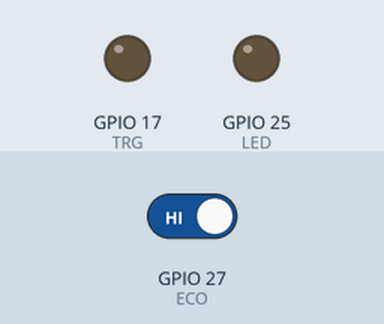
The program below on a simulated Raspberry Pi (BCM pin numbers). Shown: output pins drawn as LEDs (lit = HIGH). Inputs (shaded band) come from the test bench; at power-on: GPIO 27 (ECO) HIGH. The clock reads 2024-03-15 10:24:30 at power-on unless the program sets it.

Above: at 1.2 s.
1.3 s: GPIO 27 (ECO) driven LOW
Timing chart, 0 to 4.3 s (numbered marks = the images above; inputs shaded):
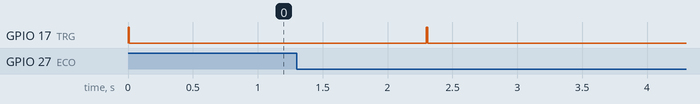

The program:

Task_7.3D.py
```python
import RPi.GPIO as GPIO
import time


GPIO.setmode(GPIO.BCM)
GPIO.setwarnings(False)


TRG = 17
ECO = 27
LED = 25


GPIO.setup(TRG,GPIO.OUT)
GPIO.setup(ECO,GPIO.IN)
GPIO.setup(LED,GPIO.OUT)


PWM = GPIO.PWM(LED,80)
PWM.start(0);


def Dist():


    GPIO.output(TRG, True)
    time.sleep(0.01)


    GPIO.output(TRG,False)


    StartTime = time.time()
    StopTime = time.time()


    while GPIO.input(ECO) == 0:
        StartTime = time.time()

    while GPIO.input(ECO) == 1:
        StopTime = time.time()


    TimeElapsed = StopTime - StartTime

    Dist  = (TimeElapsed * 34300)/2


    if(Dist <=40):
        PWM.ChangeDutyCycle(100 - Dist * 2)

        time.sleep(0.7)

    else:
        PWM.ChangeDutyCycle(0)

        time.sleep(1)

if __name__=='__main__':

    try:
        while True:
            Dist()


    except KeyboardInterrupt:

        PWM.stop()
        GPIO.cleanup()
    
```

Measured:
- after the input at 1.3 s, GPIO 17 (TRG): LOW → HIGH after 1.0 s, → LOW 0.01 s later
